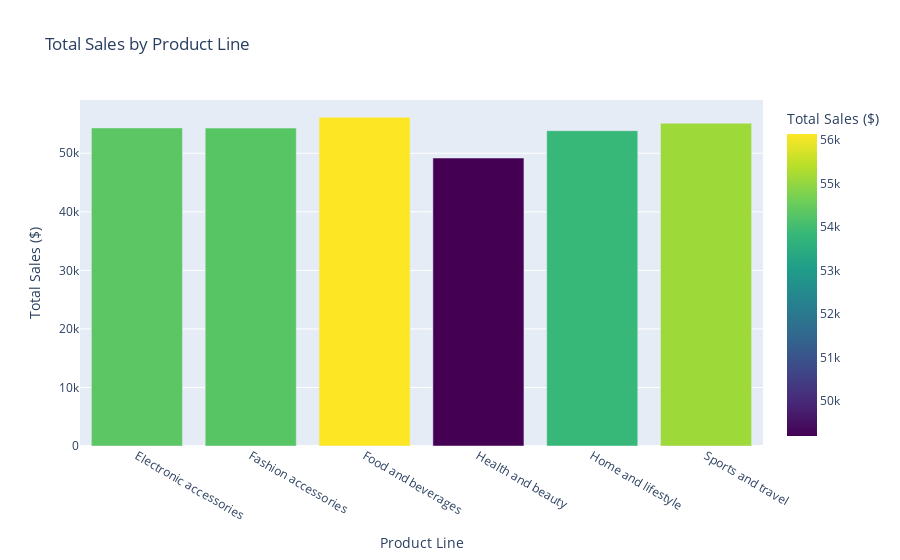

Notebook code for this chart:
### Code cell
import plotly.express as px

# Aggregate total sales by product line
product_sales = data.groupby('Product line')['Total'].sum().reset_index()

# Create a bar chart using Plotly
fig1 = px.bar(product_sales, x='Product line', y='Total', title='Total Sales by Product Line',
              labels={'Total': 'Total Sales ($)', 'Product line': 'Product Line'},
              color='Total', color_continuous_scale='Viridis')

fig1.show()

### Figure 1 — Plotly figure (JSON) as saved in the notebook; plotly's stock layout.template omitted (floating-point values rounded to 4 significant figures)
{"data": [{"alignmentgroup": "True", "hovertemplate": "Product Line=%{x}<br>Total Sales ($)=%{marker.color}<extra></extra>", "legendgroup": "", "marker": {"color": [54340.0, 54310.0, 56140.0, 49190.0, 53860.0, 55120.0], "coloraxis": "coloraxis", "pattern": {"shape": ""}}, "name": "", "offsetgroup": "", "orientation": "v", "showlegend": false, "textposition": "auto", "type": "bar", "x": ["Electronic accessories", "Fashion accessories", "Food and beverages", "Health and beauty", "Home and lifestyle", "Sports and travel"], "xaxis": "x", "y": [54340.0, 54310.0, 56140.0, 49190.0, 53860.0, 55120.0], "yaxis": "y"}], "layout": {"barmode": "relative", "coloraxis": {"colorbar": {"title": {"text": "Total Sales ($)"}}, "colorscale": [[0, "#440154"], [0.1111, "#482878"], [0.2222, "#3e4989"], [0.3333, "#31688e"], [0.4444, "#26828e"], [0.5556, "#1f9e89"], [0.6667, "#35b779"], [0.7778, "#6ece58"], [0.8889, "#b5de2b"], [1, "#fde725"]]}, "legend": {"tracegroupgap": 0}, "title": {"text": "Total Sales by Product Line"}, "xaxis": {"anchor": "y", "domain": [0, 1], "title": {"text": "Product Line"}}, "yaxis": {"anchor": "x", "domain": [0, 1], "title": {"text": "Total Sales ($)"}}}}
